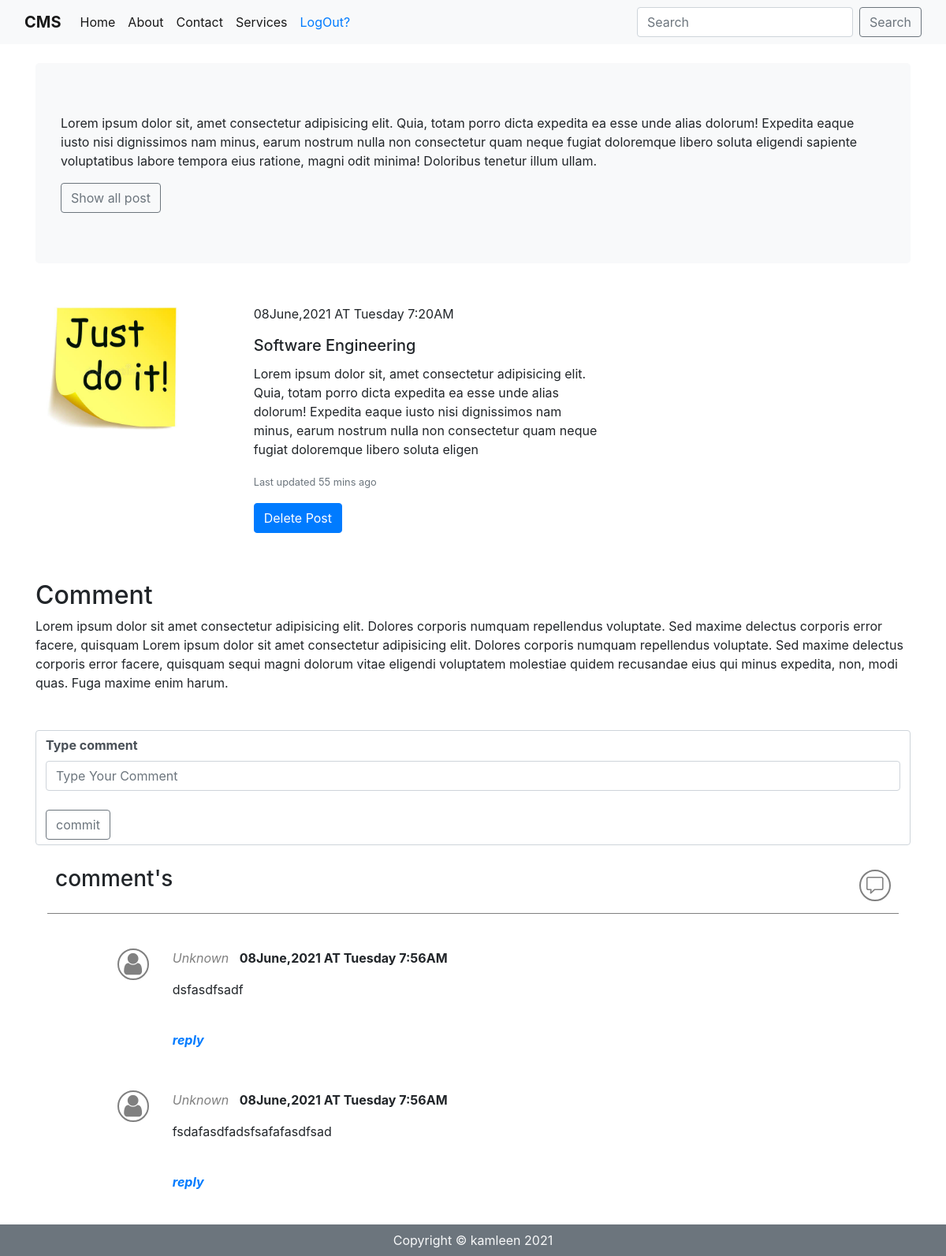
Page /blog.php?id=6 on the committed database.
### tables this page shows
CREATE TABLE `posts` (
  `id` int(255) NOT NULL,
  `datetime` varchar(255) NOT NULL,
  `title` varchar(255) NOT NULL,
  `description` text NOT NULL,
  `image` varchar(255) NOT NULL
);

CREATE TABLE `blogcomment` (
  `comment` varchar(255) NOT NULL,
  `datetime` varchar(255) NOT NULL,
  `user` varchar(255) NOT NULL
);

### blog.php (the view, shortened to what this page needs)
<!DOCTYPE html>
<html lang="en">
<head>
    <link href="https://cdn.jsdelivr.net/npm/bootstrap@5.0.1/dist/css/bootstrap.min.css" rel="stylesheet">
    <link rel="stylesheet" href="https://cdnjs.cloudflare.com/ajax/libs/font-awesome/4.7.0/css/font-awesome.min.css">
    <link rel="stylesheet" href="css/bootstrap.css">
</head>
<body>
    <nav class="navbar navbar-expand-lg navbar-light bg-light">
        <div class="container-fluid">
            <a class="navbar-brand " href="#"><b>CMS</b></a>
            <div class="collapse navbar-collapse" id="navbarSupportedContent">
                <ul class="navbar-nav me-auto mb-2 mb-lg-0">
                    <li class="nav-item">
                        <a class="nav-link active" href="#">Home</a>
                    </li>
                    <li class="nav-item">
                        <a class="nav-link active" href="#">About</a>
                    </li>
                    <li class="nav-item">
                        <a class="nav-link active" href="profile.php">Contact</a>
                    </li>
                    <li class="nav-item">
                        <a class="nav-link active" href="profile.php">Services</a>
                    </li>
                    <li class="nav-item">
                        <a class="nav-link active text-primary" href="logout.php">LogOut?</a>
                    </li>
                </ul>
                <form class="d-flex ml-auto">
                    <input class="form-control me-2" type="search" placeholder="Search" aria-label="Search">
                    <button class="btn btn-outline-secondary" type="submit">Search</button>
                </form>
            </div>
        </div>
    </nav> <br>
    <div class="container">
        <div class="jumbotron bg-light">
            <p> Lorem ipsum dolor sit, amet consectetur adipisicing elit. Quia, totam porro dicta expedita ea esse unde
                alias dolorum! Expedita eaque iusto nisi dignissimos nam minus, earum nostrum nulla non consectetur quam
                neque fugiat doloremque libero soluta eligendi sapiente voluptatibus labore tempora eius ratione, magni
                odit minima! Doloribus tenetur illum ullam.</p>
            <a href="home.php" class="btn btn-outline-secondary ml-auto">Show all post</a>
        </div>
<?php
include "conn.php";
$id = $_GET['id'];
$qury = "SELECT * FROM `posts` WHERE id=$id";
$q = mysqli_query($conn, $qury);
while($data = mysqli_fetch_array($q)){
?>
 <div class="card mb-3" style="max-width: 740px;border:none;">
  <div class="row g-0">
    <div class="col-md-4">
      <img style="width:200px;" src="image/<?php echo $data["image"]; ?>" alt="...">
    </div>
    <div class="col-md-8">
      <div class="card-body">
          <p><?php echo $data["datetime"]; ?></p>
        <h5 class="card-title"><?php echo $data["title"]; ?></h5>
        <p class="card-text"><?php echo $data["description"]; ?></p>
        <p class="card-text"><small class="text-muted">Last updated  <script>document.write( (new Date().getMinutes()))</script> mins ago</small></p>
        <button class="btn btn-primary" onclick="window.location.href='deletepost.php?id=<?php echo $data['id']; ?>'">Delete Post</button>
      </div>
    </div>
  </div>
</div>
<?php
}
?>
<br>
<h2> Comment </h2>
Lorem ipsum dolor sit amet consectetur adipisicing elit. Dolores corporis numquam repellendus voluptate. Sed maxime delectus corporis error facere, quisquam
Lorem ipsum dolor sit amet consectetur adipisicing elit. Dolores corporis numquam repellendus voluptate. Sed maxime delectus corporis error facere, quisquam
 sequi magni dolorum vitae eligendi voluptatem molestiae quidem recusandae eius qui minus expedita, non, modi quas. Fuga maxime enim harum.
<br>
<br><br>
<form action="blogcomment.php" method="post">
<div class="mb-3 form-control">
    <label for="comment" class="form-label"><b>Type comment</b> </label>
    <input required type="text" class="form-control" name="comment" id="comment" placeholder="Type Your Comment"> <br>
    <input type="submit" class="btn btn-outline-secondary ml-auto display-block" value="commit">
</div>
</form>
</div>
<div class="comment_show">
<div class="comment_header">
<div class="left">
    <h3>
        <p id="num_of_cmt">comment's</p>
    </h3>
</div>
<div class="right">
</div>
</div> <br>
<?php
$qury = "select * from blogcomment";
$q = mysqli_query($conn, $qury);
while($data = mysqli_fetch_array($q)){
?>
<ol id="show_comment">
<li id="comment_body" class="comment_body">
    <div class="comment_logo">
        <i class="fa fa-2x fa-user" style="color:gray;"></i>
    </div>
    <div class="comment_box">
        <p>
            <i style="color: gray;"> <?php echo $data["user"]; ?> </i> &nbsp; <b><?php echo $data["datetime"]; ?></b>
        </p>
        <p id="show_name"><?php echo $data["comment"]; ?></p><br>
        <p><b><a href="#comment"> <i>reply</i> </a></b></p>
    </div>
</li>
</ol>
<?php
}
?>
    </div>
    <p class="p-2 mb-0 text-center text-light bg-secondary display-block">Copyright &copy; kamleen
    </p>
</body>
</html>

### blog.php (style rules this page uses)
.comment_show { position: relative; height: 100%; width: 100%; }
.comment_header { display: flex; justify-content: space-between; align-items: center; margin:5px 5% ; border-bottom: 1px solid gray; padding: 10px; }
.comment_header .right { height: 40px; width: 40px; border: 2px solid gray; border-radius: 50%; display: grid; place-items: center; position: relative; }
.comment_header .right svg { position: absolute; width: 60%; height: 60%; fill: gray; }
.comment_body { margin: 5px 10%; display: flex; }
.comment_logo { height: 40px; width: 40px; border: 2px solid gray; border-radius: 50%; display: grid; place-items: center; position: relative; margin-top: 10px; }
.comment_box { transform: translateX(20px); padding: 10px; }
.comment_box p { word-break: break-all; }

### rows in the picture
posts: image (picture), datetime "08June,2021 AT Tuesday 7:20AM", title "Software Engineering", description "Lorem ipsum dolor sit, amet consectetur adipisicing elit. Quia, totam porro dicta expedita ea esse unde alias dolorum! Expedita eaque iusto nisi dignissimos nam minus, earum nostrum nulla non consectetur quam neque fugiat doloremque libero soluta eligen"
blogcomment: user "Unknown", datetime "08June,2021 AT Tuesday 7:56AM", comment "dsfasdfsadf"
blogcomment: user "Unknown", datetime "08June,2021 AT Tuesday 7:56AM", comment "fsdafasdfadsfsafafasdfsad"
